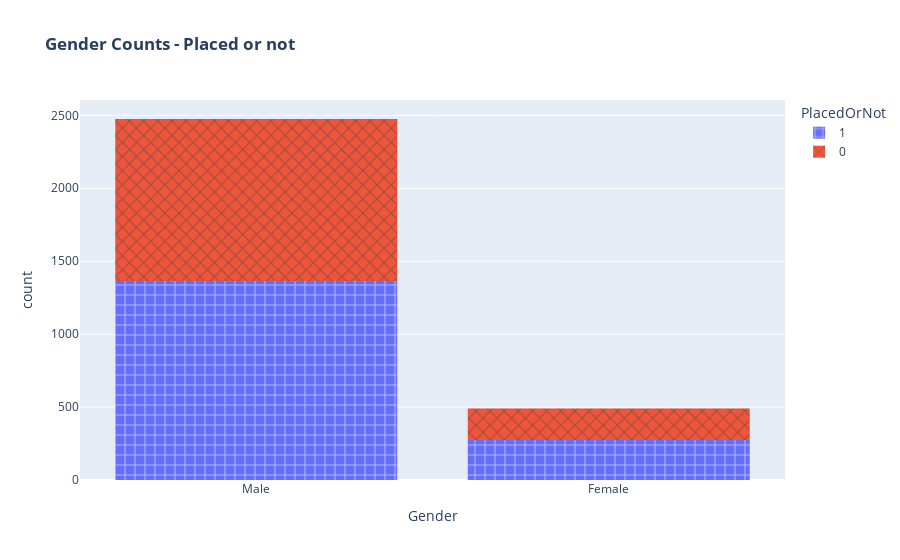

The notebook cell saved with this chart:
### Code cell
fig = px.histogram(data_frame=df, x='Gender', color='PlacedOrNot', title="<b>Gender Counts - Placed or not</b>", 
                   pattern_shape='PlacedOrNot', pattern_shape_sequence=['+', 'x'])
fig.show()

### Figure 1 — Plotly figure (JSON) as saved in the notebook; plotly's stock layout.template omitted (floating-point values rounded to 4 significant figures; data arrays with more than 128 entries replaced by an {"elided": "..."} marker saying what was removed)
{"data": [{"alignmentgroup": "True", "bingroup": "x", "hovertemplate": "PlacedOrNot=1<br>Gender=%{x}<br>count=%{y}<extra></extra>", "legendgroup": "1", "marker": {"color": "#636efa", "pattern": {"shape": "+"}}, "name": "1", "offsetgroup": "1", "orientation": "v", "showlegend": true, "type": "histogram", "x": {"elided": "1639 str values"}, "xaxis": "x", "yaxis": "y"}, {"alignmentgroup": "True", "bingroup": "x", "hovertemplate": "PlacedOrNot=0<br>Gender=%{x}<br>count=%{y}<extra></extra>", "legendgroup": "0", "marker": {"color": "#EF553B", "pattern": {"shape": "x"}}, "name": "0", "offsetgroup": "0", "orientation": "v", "showlegend": true, "type": "histogram", "x": {"elided": "1327 str values"}, "xaxis": "x", "yaxis": "y"}], "layout": {"barmode": "relative", "legend": {"title": {"text": "PlacedOrNot"}, "tracegroupgap": 0}, "title": {"text": "<b>Gender Counts - Placed or not</b>"}, "xaxis": {"anchor": "y", "domain": [0, 1], "title": {"text": "Gender"}}, "yaxis": {"anchor": "x", "domain": [0, 1], "title": {"text": "count"}}}}
